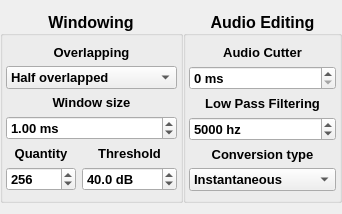
       <widget class="QWidget" name="Config">
        <property name="geometry">
         <rect>
          <x>0</x>
          <y>0</y>
          <width>342</width>
          <height>205</height>
         </rect>
        </property>
        <property name="cursor">
         <cursorShape>ArrowCursor</cursorShape>
        </property>
        <property name="focusPolicy">
         <enum>Qt::NoFocus</enum>
        </property>
        <attribute name="label">
         <string>Configuration</string>
        </attribute>
        <layout class="QGridLayout" name="gridLayout_9">
         <property name="leftMargin">
          <number>0</number>
         </property>
         <property name="rightMargin">
          <number>0</number>
         </property>
         <item row="0" column="0">
          <layout class="QHBoxLayout" name="Layout_measurementValues">
           <property name="spacing">
            <number>0</number>
           </property>
           <item>
            <widget class="QGroupBox" name="boxWindowing">
             <property name="sizePolicy">
              <sizepolicy hsizetype="Preferred" vsizetype="Minimum">
               <horstretch>0</horstretch>
               <verstretch>0</verstretch>
              </sizepolicy>
             </property>
             <property name="minimumSize">
              <size>
               <width>0</width>
               <height>0</height>
              </size>
             </property>
             <property name="font">
              <font>
               <pointsize>12</pointsize>
               <weight>75</weight>
               <bold>true</bold>
               <strikeout>false</strikeout>
               <kerning>true</kerning>
              </font>
             </property>
             <property name="title">
              <string>Windowing</string>
             </property>
             <property name="alignment">
              <set>Qt::AlignCenter</set>
             </property>
             <layout class="QVBoxLayout" name="verticalLayout_13">
              <property name="leftMargin">
               <number>3</number>
              </property>
              <property name="topMargin">
               <number>9</number>
              </property>
              <property name="rightMargin">
               <number>3</number>
              </property>
              <item>
               <layout class="QVBoxLayout" name="verticalLayout_3">
                <item>
                 <widget class="QLabel" name="labelOverlapping">
                  <property name="sizePolicy">
                   <sizepolicy hsizetype="Preferred" vsizetype="Minimum">
                    <horstretch>0</horstretch>
                    <verstretch>0</verstretch>
                   </sizepolicy>
                  </property>
                  <property name="minimumSize">
                   <size>
                    <width>0</width>
                    <height>0</height>
                   </size>
                  </property>
                  <property name="font">
                   <font>
                    <pointsize>10</pointsize>
                    <weight>75</weight>
                    <bold>true</bold>
                   </font>
                  </property>
                  <property name="layoutDirection">
                   <enum>Qt::LeftToRight</enum>
                  </property>
                  <property name="text">
                   <string>Overlapping</string>
                  </property>
                  <property name="alignment">
                   <set>Qt::AlignBottom|Qt::AlignHCenter</set>
                  </property>
                  <property name="margin">
                   <number>-1</number>
                  </property>
                 </widget>
                </item>
                <item>
                 <widget class="QComboBox" name="Overlapping">
                  <property name="sizePolicy">
                   <sizepolicy hsizetype="Minimum" vsizetype="Fixed">
                    <horstretch>0</horstretch>
                    <verstretch>0</verstretch>
                   </sizepolicy>
                  </property>
                  <property name="minimumSize">
                   <size>
                    <width>50</width>
                    <height>0</height>
                   </size>
                  </property>
                  <property name="font">
                   <font>
                    <pointsize>10</pointsize>
                    <weight>75</weight>
                    <bold>true</bold>
                   </font>
                  </property>
                  <property name="cursor">
                   <cursorShape>PointingHandCursor</cursorShape>
                  </property>
                  <property name="insertPolicy">
                   <enum>QComboBox::InsertAtBottom</enum>
                  </property>
                  <item>
                   <property name="text">
                    <string>Half overlapped</string>
                   </property>
                  </item>
                  <item>
                   <property name="text">
                    <string>Full overlapped</string>
                   </property>
                  </item>
                  <item>
                   <property name="text">
                    <string>All windows</string>
                   </property>
                  </item>
                 </widget>
                </item>
               </layout>
              </item>
              <item>
               <layout class="QVBoxLayout" name="verticalLayout_7">
                <item>
                 <widget class="QLabel" name="labelWindowSize">
                  <property name="minimumSize">
                   <size>
                    <width>0</width>
                    <height>0</height>
                   </size>
                  </property>
                  <property name="maximumSize">
                   <size>
                    <width>282</width>
                    <height>16777215</height>
                   </size>
                  </property>
                  <property name="font">
                   <font>
                    <pointsize>10</pointsize>
                    <weight>75</weight>
                    <bold>true</bold>
                   </font>
                  </property>
                  <property name="layoutDirection">
                   <enum>Qt::LeftToRight</enum>
                  </property>
                  <property name="text">
                   <string>Window size</string>
                  </property>
                  <property name="alignment">
                   <set>Qt::AlignBottom|Qt::AlignHCenter</set>
                  </property>
                  <property name="margin">
                   <number>-1</number>
                  </property>
                  <property name="indent">
                   <number>-2</number>
                  </property>
                 </widget>
                </item>
                <item>
                 <widget class="QDoubleSpinBox" name="windowingWindowSize">
                  <property name="minimumSize">
                   <size>
                    <width>40</width>
                    <height>0</height>
                   </size>
                  </property>
                  <property name="font">
                   <font>
                    <pointsize>10</pointsize>
                    <weight>75</weight>
                    <bold>true</bold>
                   </font>
                  </property>
                  <property name="cursor">
                   <cursorShape>PointingHandCursor</cursorShape>
                  </property>
                  <property name="suffix">
                   <string> ms</string>
                  </property>
                  <property name="maximum">
                   <double>10000.000000000000000</double>
                  </property>
                  <property name="value">
                   <double>1.000000000000000</double>
                  </property>
                 </widget>
                </item>
               </layout>
              </item>
              <item>
               <layout class="QHBoxLayout" name="horizontalLayout">
                <item>
                 <layout class="QVBoxLayout" name="verticalLayout_8">
                  <item>
                   <widget class="QLabel" name="labelQuantity">
                    <property name="enabled">
                     <bool>true</bool>
                    </property>
                    <property name="minimumSize">
                     <size>
                      <width>0</width>
                      <height>0</height>
                     </size>
                    </property>
                    <property name="font">
                     <font>
                      <pointsize>10</pointsize>
                      <weight>75</weight>
                      <bold>true</bold>
                     </font>
                    </property>
                    <property name="layoutDirection">
                     <enum>Qt::LeftToRight</enum>
                    </property>
                    <property name="text">
                     <string>Quantity</string>
                    </property>
                    <property name="alignment">
                     <set>Qt::AlignBottom|Qt::AlignHCenter</set>
                    </property>
                    <property name="margin">
                     <number>-1</number>
                    </property>
                   </widget>
                  </item>
                  <item>
                   <widget class="QSpinBox" name="windowingQuantity">
                    <property name="minimumSize">
                     <size>
                      <width>70</width>
                      <height>0</height>
                     </size>
                    </property>
                    <property name="font">
                     <font>
                      <pointsize>10</pointsize>
                     </font>
                    </property>
                    <property name="cursor">
                     <cursorShape>PointingHandCursor</cursorShape>
                    </property>
                    <property name="maximum">
                     <number>9999</number>
                    </property>
                    <property name="value">
                     <number>256</number>
                    </property>
                   </widget>
                  </item>
                 </layout>
                </item>
                <item>
                 <layout class="QVBoxLayout" name="verticalLayout">
                  <item>
                   <widget class="QLabel" name="thresholdLabel">
                    <property name="enabled">
                     <bool>true</bool>
                    </property>
                    <property name="minimumSize">
                     <size>
                      <width>0</width>
                      <height>0</height>
                     </size>
                    </property>
                    <property name="font">
                     <font>
                      <pointsize>10</pointsize>
                      <weight>75</weight>
                      <bold>true</bold>
                     </font>
                    </property>
                    <property name="layoutDirection">
                     <enum>Qt::LeftToRight</enum>
                    </property>
                    <property name="text">
                     <string>Threshold</string>
                    </property>
                    <property name="alignment">
                     <set>Qt::AlignBottom|Qt::AlignHCenter</set>
                    </property>
                    <property name="margin">
                     <number>-1</number>
                    </property>
                   </widget>
                  </item>
                  <item>
                   <widget class="QDoubleSpinBox" name="thresholdValue">
                    <property name="minimumSize">
                     <size>
                      <width>45</width>
                      <height>0</height>
                     </size>
                    </property>
                    <property name="font">
                     <font>
                      <pointsize>10</pointsize>
                      <weight>75</weight>
                      <bold>true</bold>
                     </font>
                    </property>
                    <property name="cursor">
                     <cursorShape>PointingHandCursor</cursorShape>
                    </property>
                    <property name="suffix">
                     <string> dB</string>
                    </property>
                    <property name="decimals">
                     <number>1</number>
                    </property>
                    <property name="maximum">
                     <double>10000.000000000000000</double>
                    </property>
                    <property name="value">
                     <double>40.000000000000000</double>
                    </property>
                   </widget>
                  </item>
                 </layout>
                </item>
               </layout>
              </item>
             </layout>
            </widget>
           </item>
           <item>
            <widget class="QGroupBox" name="boxAudioEditing">
             <property name="sizePolicy">
              <sizepolicy hsizetype="Preferred" vsizetype="Minimum">
               <horstretch>0</horstretch>
               <verstretch>0</verstretch>
              </sizepolicy>
             </property>
             <property name="minimumSize">
              <size>
               <width>0</width>
               <height>0</height>
              </size>
             </property>
             <property name="font">
              <font>
               <pointsize>12</pointsize>
               <weight>75</weight>
               <bold>true</bold>
              </font>
             </property>
             <property name="title">
              <string>Audio Editing</string>
             </property>
             <property name="alignment">
              <set>Qt::AlignCenter</set>
             </property>
             <layout class="QVBoxLayout" name="verticalLayout_2">
              <property name="leftMargin">
               <number>3</number>
              </property>
              <property name="rightMargin">
               <number>3</number>
              </property>
              <item>
               <layout class="QVBoxLayout" name="verticalLayout_6">
                <item>
                 <widget class="QLabel" name="labelAudioCutter">
                  <property name="sizePolicy">
                   <sizepolicy hsizetype="Minimum" vsizetype="Preferred">
                    <horstretch>0</horstretch>
                    <verstretch>0</verstretch>
                   </sizepolicy>
                  </property>
                  <property name="minimumSize">
                   <size>
                    <width>0</width>
                    <height>0</height>
                   </size>
                  </property>
                  <property name="font">
                   <font>
                    <pointsize>10</pointsize>
                    <weight>75</weight>
                    <bold>true</bold>
                   </font>
                  </property>
                  <property name="layoutDirection">
                   <enum>Qt::LeftToRight</enum>
                  </property>
                  <property name="text">
                   <string>Audio Cutter</string>
                  </property>
                  <property name="alignment">
                   <set>Qt::AlignBottom|Qt::AlignHCenter</set>
                  </property>
                  <property name="margin">
                   <number>-1</number>
                  </property>
                 </widget>
                </item>
                <item>
                 <widget class="QDoubleSpinBox" name="audioCutter">
                  <property name="enabled">
                   <bool>true</bool>
                  </property>
                  <property name="minimumSize">
                   <size>
                    <width>40</width>
                    <height>0</height>
                   </size>
                  </property>
                  <property name="font">
                   <font>
                    <pointsize>10</pointsize>
                    <weight>75</weight>
                    <bold>true</bold>
                   </font>
                  </property>
                  <property name="cursor">
                   <cursorShape>PointingHandCursor</cursorShape>
                  </property>
                  <property name="mouseTracking">
                   <bool>true</bool>
                  </property>
                  <property name="suffix">
                   <string> ms</string>
                  </property>
                  <property name="decimals">
                   <number>0</number>
                  </property>
                  <property name="maximum">
                   <double>99999.000000000000000</double>
                  </property>
                 </widget>
                </item>
               </layout>
              </item>
              <item>
               <layout class="QVBoxLayout" name="verticalLayout_4">
                <item>
                 <widget class="QLabel" name="lowPassFiltering_2">
                  <property name="sizePolicy">
                   <sizepolicy hsizetype="Minimum" vsizetype="Minimum">
                    <horstretch>0</horstretch>
                    <verstretch>0</verstretch>
                   </sizepolicy>
                  </property>
                  <property name="minimumSize">
                   <size>
                    <width>0</width>
                    <height>0</height>
                   </size>
                  </property>
                  <property name="font">
                   <font>
                    <pointsize>10</pointsize>
                    <weight>75</weight>
                    <bold>true</bold>
                   </font>
                  </property>
                  <property name="layoutDirection">
                   <enum>Qt::LeftToRight</enum>
                  </property>
                  <property name="text">
                   <string>Low Pass Filtering</string>
                  </property>
                  <property name="alignment">
                   <set>Qt::AlignBottom|Qt::AlignHCenter</set>
                  </property>
                  <property name="margin">
                   <number>-1</number>
                  </property>
                 </widget>
                </item>
                <item>
                 <widget class="QDoubleSpinBox" name="lowPassFiltering">
                  <property name="minimumSize">
                   <size>
                    <width>50</width>
                    <height>0</height>
                   </size>
                  </property>
                  <property name="font">
                   <font>
                    <pointsize>10</pointsize>
                    <weight>75</weight>
                    <bold>true</bold>
                   </font>
                  </property>
                  <property name="cursor">
                   <cursorShape>PointingHandCursor</cursorShape>
                  </property>
                  <property name="suffix">
                   <string> hz</string>
                  </property>
                  <property name="decimals">
                   <number>0</number>
                  </property>
                  <property name="maximum">
                   <double>100000.000000000000000</double>
                  </property>
                  <property name="value">
                   <double>5000.000000000000000</double>
                  </property>
                 </widget>
                </item>
               </layout>
              </item>
              <item>
               <layout class="QVBoxLayout" name="verticalLayout_10">
                <item>
                 <widget class="QLabel" name="labelOverlapping_2">
                  <property name="sizePolicy">
                   <sizepolicy hsizetype="Preferred" vsizetype="Minimum">
                    <horstretch>0</horstretch>
                    <verstretch>0</verstretch>
                   </sizepolicy>
                  </property>
                  <property name="minimumSize">
                   <size>
                    <width>0</width>
                    <height>0</height>
                   </size>
                  </property>
                  <property name="font">
                   <font>
                    <pointsize>10</pointsize>
                    <weight>75</weight>
                    <bold>true</bold>
                   </font>
                  </property>
                  <property name="layoutDirection">
                   <enum>Qt::LeftToRight</enum>
                  </property>
                  <property name="text">
                   <string>Conversion type</string>
                  </property>
                  <property name="alignment">
                   <set>Qt::AlignBottom|Qt::AlignHCenter</set>
                  </property>
                  <property name="margin">
                   <number>-1</number>
                  </property>
                 </widget>
                </item>
                <item>
                 <widget class="QComboBox" name="conversionType">
                  <property name="sizePolicy">
                   <sizepolicy hsizetype="Minimum" vsizetype="Fixed">
                    <horstretch>0</horstretch>
                    <verstretch>0</verstretch>
                   </sizepolicy>
                  </property>
                  <property name="minimumSize">
                   <size>
                    <width>50</width>
                    <height>0</height>
                   </size>
                  </property>
                  <property name="font">
                   <font>
                    <pointsize>10</pointsize>
                    <weight>75</weight>
                    <bold>true</bold>
                   </font>
                  </property>
                  <property name="cursor">
                   <cursorShape>PointingHandCursor</cursorShape>
                  </property>
                  <property name="insertPolicy">
                   <enum>QComboBox::InsertAtBottom</enum>
                  </property>
                  <item>
                   <property name="text">
                    <string>Instantaneous</string>
                   </property>
                  </item>
                  <item>
                   <property name="text">
                    <string>Applying FFT</string>
                   </property>
                  </item>
                 </widget>
                </item>
               </layout>
              </item>
             </layout>
            </widget>
           </item>
          </layout>
         </item>
        </layout>
       </widget>
